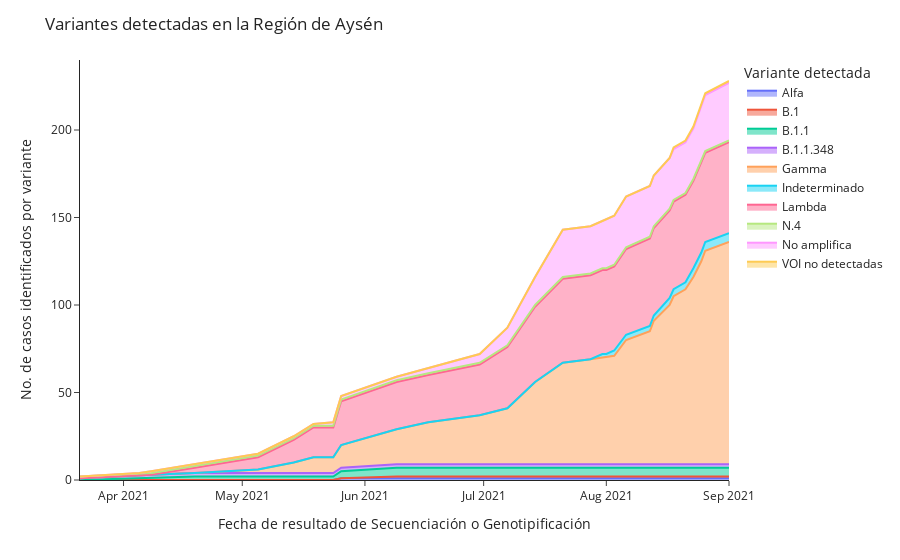

Source (notebook cell):
### Code cell
px.area(df_variantes_clean.groupby(['fecha_resultado_secuenciacion_genotipificacion', 'variante_linaje']).count()[['n_documento']].reset_index().pivot(
    index='fecha_resultado_secuenciacion_genotipificacion',
    columns='variante_linaje', 
    values=['n_documento']
).fillna(0).cumsum().clean_names().rename(
    columns={
        'alfa':'Alfa',
        'b_1':'B.1',
        'b_1_1':'B.1.1',
        'b_1_1_348':'B.1.1.348',
        'gamma':'Gamma',
        'indeterminado':'Indeterminado',
        'lambda':'Lambda',
        'n_4':'N.4',
        'no_amplifica':'No amplifica',
        'no_se_detectan_mutaciones_para_variantes_de_interes_por_parte_de_este_kit':'VOI no detectadas'
            })['n_documento'],
        labels={'variante_linaje':'Variante detectada'},
       ).update_layout(
    title= 'Variantes detectadas en la Región de Aysén',
    yaxis_title='No. de casos identificados por variante',
    xaxis_title='Fecha de resultado de Secuenciación o Genotipificación',
    template='simple_white',
    
    
)

### Figure 1 — Plotly figure (JSON) as saved in the notebook; plotly's stock layout.template omitted (floating-point values rounded to 4 significant figures)
{"data": [{"hovertemplate": "Variante detectada=Alfa<br>fecha_resultado_secuenciacion_genotipificacion=%{x}<br>value=%{y}<extra></extra>", "legendgroup": "Alfa", "line": {"color": "#636efa"}, "marker": {"symbol": "circle"}, "mode": "lines", "name": "Alfa", "orientation": "v", "showlegend": true, "stackgroup": "1", "type": "scatter", "x": ["2021-03-21T00:00:00", "2021-04-05T00:00:00", "2021-04-08T00:00:00", "2021-04-19T00:00:00", "2021-05-05T00:00:00", "2021-05-14T00:00:00", "2021-05-19T00:00:00", "2021-05-24T00:00:00", "2021-05-26T00:00:00", "2021-06-09T00:00:00", "2021-06-17T00:00:00", "2021-06-30T00:00:00", "2021-07-07T00:00:00", "2021-07-14T00:00:00", "2021-07-21T00:00:00", "2021-07-28T00:00:00", "2021-07-31T00:00:00", "2021-08-01T00:00:00", "2021-08-03T00:00:00", "2021-08-06T00:00:00", "2021-08-12T00:00:00", "2021-08-13T00:00:00", "2021-08-17T00:00:00", "2021-08-18T00:00:00", "2021-08-21T00:00:00", "2021-08-23T00:00:00", "2021-08-25T00:00:00", "2021-08-26T00:00:00", "2021-09-01T00:00:00"], "xaxis": "x", "y": [0, 0, 0, 0, 0, 0, 0, 0, 1, 1, 1, 1, 1, 1, 1, 1, 1, 1, 1, 1, 1, 1, 1, 1, 1, 1, 1, 1, 1], "yaxis": "y"}, {"hovertemplate": "Variante detectada=B.1<br>fecha_resultado_secuenciacion_genotipificacion=%{x}<br>value=%{y}<extra></extra>", "legendgroup": "B.1", "line": {"color": "#EF553B"}, "marker": {"symbol": "circle"}, "mode": "lines", "name": "B.1", "orientation": "v", "showlegend": true, "stackgroup": "1", "type": "scatter", "x": ["2021-03-21T00:00:00", "2021-04-05T00:00:00", "2021-04-08T00:00:00", "2021-04-19T00:00:00", "2021-05-05T00:00:00", "2021-05-14T00:00:00", "2021-05-19T00:00:00", "2021-05-24T00:00:00", "2021-05-26T00:00:00", "2021-06-09T00:00:00", "2021-06-17T00:00:00", "2021-06-30T00:00:00", "2021-07-07T00:00:00", "2021-07-14T00:00:00", "2021-07-21T00:00:00", "2021-07-28T00:00:00", "2021-07-31T00:00:00", "2021-08-01T00:00:00", "2021-08-03T00:00:00", "2021-08-06T00:00:00", "2021-08-12T00:00:00", "2021-08-13T00:00:00", "2021-08-17T00:00:00", "2021-08-18T00:00:00", "2021-08-21T00:00:00", "2021-08-23T00:00:00", "2021-08-25T00:00:00", "2021-08-26T00:00:00", "2021-09-01T00:00:00"], "xaxis": "x", "y": [0, 0, 0, 0, 0, 0, 0, 0, 0, 1, 1, 1, 1, 1, 1, 1, 1, 1, 1, 1, 1, 1, 1, 1, 1, 1, 1, 1, 1], "yaxis": "y"}, {"hovertemplate": "Variante detectada=B.1.1<br>fecha_resultado_secuenciacion_genotipificacion=%{x}<br>value=%{y}<extra></extra>", "legendgroup": "B.1.1", "line": {"color": "#00cc96"}, "marker": {"symbol": "circle"}, "mode": "lines", "name": "B.1.1", "orientation": "v", "showlegend": true, "stackgroup": "1", "type": "scatter", "x": ["2021-03-21T00:00:00", "2021-04-05T00:00:00", "2021-04-08T00:00:00", "2021-04-19T00:00:00", "2021-05-05T00:00:00", "2021-05-14T00:00:00", "2021-05-19T00:00:00", "2021-05-24T00:00:00", "2021-05-26T00:00:00", "2021-06-09T00:00:00", "2021-06-17T00:00:00", "2021-06-30T00:00:00", "2021-07-07T00:00:00", "2021-07-14T00:00:00", "2021-07-21T00:00:00", "2021-07-28T00:00:00", "2021-07-31T00:00:00", "2021-08-01T00:00:00", "2021-08-03T00:00:00", "2021-08-06T00:00:00", "2021-08-12T00:00:00", "2021-08-13T00:00:00", "2021-08-17T00:00:00", "2021-08-18T00:00:00", "2021-08-21T00:00:00", "2021-08-23T00:00:00", "2021-08-25T00:00:00", "2021-08-26T00:00:00", "2021-09-01T00:00:00"], "xaxis": "x", "y": [0, 1, 1, 2, 2, 2, 2, 2, 4, 5, 5, 5, 5, 5, 5, 5, 5, 5, 5, 5, 5, 5, 5, 5, 5, 5, 5, 5, 5], "yaxis": "y"}, {"hovertemplate": "Variante detectada=B.1.1.348<br>fecha_resultado_secuenciacion_genotipificacion=%{x}<br>value=%{y}<extra></extra>", "legendgroup": "B.1.1.348", "line": {"color": "#ab63fa"}, "marker": {"symbol": "circle"}, "mode": "lines", "name": "B.1.1.348", "orientation": "v", "showlegend": true, "stackgroup": "1", "type": "scatter", "x": ["2021-03-21T00:00:00", "2021-04-05T00:00:00", "2021-04-08T00:00:00", "2021-04-19T00:00:00", "2021-05-05T00:00:00", "2021-05-14T00:00:00", "2021-05-19T00:00:00", "2021-05-24T00:00:00", "2021-05-26T00:00:00", "2021-06-09T00:00:00", "2021-06-17T00:00:00", "2021-06-30T00:00:00", "2021-07-07T00:00:00", "2021-07-14T00:00:00", "2021-07-21T00:00:00", "2021-07-28T00:00:00", "2021-07-31T00:00:00", "2021-08-01T00:00:00", "2021-08-03T00:00:00", "2021-08-06T00:00:00", "2021-08-12T00:00:00", "2021-08-13T00:00:00", "2021-08-17T00:00:00", "2021-08-18T00:00:00", "2021-08-21T00:00:00", "2021-08-23T00:00:00", "2021-08-25T00:00:00", "2021-08-26T00:00:00", "2021-09-01T00:00:00"], "xaxis": "x", "y": [1, 2, 2, 2, 2, 2, 2, 2, 2, 2, 2, 2, 2, 2, 2, 2, 2, 2, 2, 2, 2, 2, 2, 2, 2, 2, 2, 2, 2], "yaxis": "y"}, {"hovertemplate": "Variante detectada=Gamma<br>fecha_resultado_secuenciacion_genotipificacion=%{x}<br>value=%{y}<extra></extra>", "legendgroup": "Gamma", "line": {"color": "#FFA15A"}, "marker": {"symbol": "circle"}, "mode": "lines", "name": "Gamma", "orientation": "v", "showlegend": true, "stackgroup": "1", "type": "scatter", "x": ["2021-03-21T00:00:00", "2021-04-05T00:00:00", "2021-04-08T00:00:00", "2021-04-19T00:00:00", "2021-05-05T00:00:00", "2021-05-14T00:00:00", "2021-05-19T00:00:00", "2021-05-24T00:00:00", "2021-05-26T00:00:00", "2021-06-09T00:00:00", "2021-06-17T00:00:00", "2021-06-30T00:00:00", "2021-07-07T00:00:00", "2021-07-14T00:00:00", "2021-07-21T00:00:00", "2021-07-28T00:00:00", "2021-07-31T00:00:00", "2021-08-01T00:00:00", "2021-08-03T00:00:00", "2021-08-06T00:00:00", "2021-08-12T00:00:00", "2021-08-13T00:00:00", "2021-08-17T00:00:00", "2021-08-18T00:00:00", "2021-08-21T00:00:00", "2021-08-23T00:00:00", "2021-08-25T00:00:00", "2021-08-26T00:00:00", "2021-09-01T00:00:00"], "xaxis": "x", "y": [0, 0, 0, 0, 2, 6, 9, 9, 13, 20, 24, 28, 32, 47, 58, 60, 61, 61, 62, 71, 76, 82, 91, 96, 100, 107, 116, 122, 127], "yaxis": "y"}, {"hovertemplate": "Variante detectada=Indeterminado<br>fecha_resultado_secuenciacion_genotipificacion=%{x}<br>value=%{y}<extra></extra>", "legendgroup": "Indeterminado", "line": {"color": "#19d3f3"}, "marker": {"symbol": "circle"}, "mode": "lines", "name": "Indeterminado", "orientation": "v", "showlegend": true, "stackgroup": "1", "type": "scatter", "x": ["2021-03-21T00:00:00", "2021-04-05T00:00:00", "2021-04-08T00:00:00", "2021-04-19T00:00:00", "2021-05-05T00:00:00", "2021-05-14T00:00:00", "2021-05-19T00:00:00", "2021-05-24T00:00:00", "2021-05-26T00:00:00", "2021-06-09T00:00:00", "2021-06-17T00:00:00", "2021-06-30T00:00:00", "2021-07-07T00:00:00", "2021-07-14T00:00:00", "2021-07-21T00:00:00", "2021-07-28T00:00:00", "2021-07-31T00:00:00", "2021-08-01T00:00:00", "2021-08-03T00:00:00", "2021-08-06T00:00:00", "2021-08-12T00:00:00", "2021-08-13T00:00:00", "2021-08-17T00:00:00", "2021-08-18T00:00:00", "2021-08-21T00:00:00", "2021-08-23T00:00:00", "2021-08-25T00:00:00", "2021-08-26T00:00:00", "2021-09-01T00:00:00"], "xaxis": "x", "y": [0, 0, 0, 0, 0, 0, 0, 0, 0, 0, 0, 0, 0, 0, 0, 0, 2, 2, 3, 3, 3, 3, 4, 4, 4, 5, 5, 5, 5], "yaxis": "y"}, {"hovertemplate": "Variante detectada=Lambda<br>fecha_resultado_secuenciacion_genotipificacion=%{x}<br>value=%{y}<extra></extra>", "legendgroup": "Lambda", "line": {"color": "#FF6692"}, "marker": {"symbol": "circle"}, "mode": "lines", "name": "Lambda", "orientation": "v", "showlegend": true, "stackgroup": "1", "type": "scatter", "x": ["2021-03-21T00:00:00", "2021-04-05T00:00:00", "2021-04-08T00:00:00", "2021-04-19T00:00:00", "2021-05-05T00:00:00", "2021-05-14T00:00:00", "2021-05-19T00:00:00", "2021-05-24T00:00:00", "2021-05-26T00:00:00", "2021-06-09T00:00:00", "2021-06-17T00:00:00", "2021-06-30T00:00:00", "2021-07-07T00:00:00", "2021-07-14T00:00:00", "2021-07-21T00:00:00", "2021-07-28T00:00:00", "2021-07-31T00:00:00", "2021-08-01T00:00:00", "2021-08-03T00:00:00", "2021-08-06T00:00:00", "2021-08-12T00:00:00", "2021-08-13T00:00:00", "2021-08-17T00:00:00", "2021-08-18T00:00:00", "2021-08-21T00:00:00", "2021-08-23T00:00:00", "2021-08-25T00:00:00", "2021-08-26T00:00:00", "2021-09-01T00:00:00"], "xaxis": "x", "y": [0, 0, 0, 3, 7, 13, 17, 17, 25, 27, 27, 29, 35, 43, 48, 48, 48, 48, 48, 49, 50, 50, 50, 50, 50, 50, 51, 51, 52], "yaxis": "y"}, {"hovertemplate": "Variante detectada=N.4<br>fecha_resultado_secuenciacion_genotipificacion=%{x}<br>value=%{y}<extra></extra>", "legendgroup": "N.4", "line": {"color": "#B6E880"}, "marker": {"symbol": "circle"}, "mode": "lines", "name": "N.4", "orientation": "v", "showlegend": true, "stackgroup": "1", "type": "scatter", "x": ["2021-03-21T00:00:00", "2021-04-05T00:00:00", "2021-04-08T00:00:00", "2021-04-19T00:00:00", "2021-05-05T00:00:00", "2021-05-14T00:00:00", "2021-05-19T00:00:00", "2021-05-24T00:00:00", "2021-05-26T00:00:00", "2021-06-09T00:00:00", "2021-06-17T00:00:00", "2021-06-30T00:00:00", "2021-07-07T00:00:00", "2021-07-14T00:00:00", "2021-07-21T00:00:00", "2021-07-28T00:00:00", "2021-07-31T00:00:00", "2021-08-01T00:00:00", "2021-08-03T00:00:00", "2021-08-06T00:00:00", "2021-08-12T00:00:00", "2021-08-13T00:00:00", "2021-08-17T00:00:00", "2021-08-18T00:00:00", "2021-08-21T00:00:00", "2021-08-23T00:00:00", "2021-08-25T00:00:00", "2021-08-26T00:00:00", "2021-09-01T00:00:00"], "xaxis": "x", "y": [1, 1, 1, 1, 1, 1, 1, 1, 1, 1, 1, 1, 1, 1, 1, 1, 1, 1, 1, 1, 1, 1, 1, 1, 1, 1, 1, 1, 1], "yaxis": "y"}, {"hovertemplate": "Variante detectada=No amplifica<br>fecha_resultado_secuenciacion_genotipificacion=%{x}<br>value=%{y}<extra></extra>", "legendgroup": "No amplifica", "line": {"color": "#FF97FF"}, "marker": {"symbol": "circle"}, "mode": "lines", "name": "No amplifica", "orientation": "v", "showlegend": true, "stackgroup": "1", "type": "scatter", "x": ["2021-03-21T00:00:00", "2021-04-05T00:00:00", "2021-04-08T00:00:00", "2021-04-19T00:00:00", "2021-05-05T00:00:00", "2021-05-14T00:00:00", "2021-05-19T00:00:00", "2021-05-24T00:00:00", "2021-05-26T00:00:00", "2021-06-09T00:00:00", "2021-06-17T00:00:00", "2021-06-30T00:00:00", "2021-07-07T00:00:00", "2021-07-14T00:00:00", "2021-07-21T00:00:00", "2021-07-28T00:00:00", "2021-07-31T00:00:00", "2021-08-01T00:00:00", "2021-08-03T00:00:00", "2021-08-06T00:00:00", "2021-08-12T00:00:00", "2021-08-13T00:00:00", "2021-08-17T00:00:00", "2021-08-18T00:00:00", "2021-08-21T00:00:00", "2021-08-23T00:00:00", "2021-08-25T00:00:00", "2021-08-26T00:00:00", "2021-09-01T00:00:00"], "xaxis": "x", "y": [0, 0, 1, 1, 1, 1, 1, 2, 2, 2, 3, 5, 10, 16, 27, 27, 27, 28, 28, 29, 29, 29, 29, 29, 29, 29, 32, 32, 33], "yaxis": "y"}, {"hovertemplate": "Variante detectada=VOI no detectadas<br>fecha_resultado_secuenciacion_genotipificacion=%{x}<br>value=%{y}<extra></extra>", "legendgroup": "VOI no detectadas", "line": {"color": "#FECB52"}, "marker": {"symbol": "circle"}, "mode": "lines", "name": "VOI no detectadas", "orientation": "v", "showlegend": true, "stackgroup": "1", "type": "scatter", "x": ["2021-03-21T00:00:00", "2021-04-05T00:00:00", "2021-04-08T00:00:00", "2021-04-19T00:00:00", "2021-05-05T00:00:00", "2021-05-14T00:00:00", "2021-05-19T00:00:00", "2021-05-24T00:00:00", "2021-05-26T00:00:00", "2021-06-09T00:00:00", "2021-06-17T00:00:00", "2021-06-30T00:00:00", "2021-07-07T00:00:00", "2021-07-14T00:00:00", "2021-07-21T00:00:00", "2021-07-28T00:00:00", "2021-07-31T00:00:00", "2021-08-01T00:00:00", "2021-08-03T00:00:00", "2021-08-06T00:00:00", "2021-08-12T00:00:00", "2021-08-13T00:00:00", "2021-08-17T00:00:00", "2021-08-18T00:00:00", "2021-08-21T00:00:00", "2021-08-23T00:00:00", "2021-08-25T00:00:00", "2021-08-26T00:00:00", "2021-09-01T00:00:00"], "xaxis": "x", "y": [0, 0, 0, 0, 0, 0, 0, 0, 0, 0, 0, 0, 0, 0, 0, 0, 0, 0, 0, 0, 0, 0, 0, 1, 1, 1, 1, 1, 1], "yaxis": "y"}], "layout": {"legend": {"title": {"text": "Variante detectada"}, "tracegroupgap": 0}, "margin": {"t": 60}, "title": {"text": "Variantes detectadas en la Región de Aysén"}, "xaxis": {"anchor": "y", "domain": [0, 1], "title": {"text": "Fecha de resultado de Secuenciación o Genotipificación"}}, "yaxis": {"anchor": "x", "domain": [0, 1], "title": {"text": "No. de casos identificados por variante"}}}}
